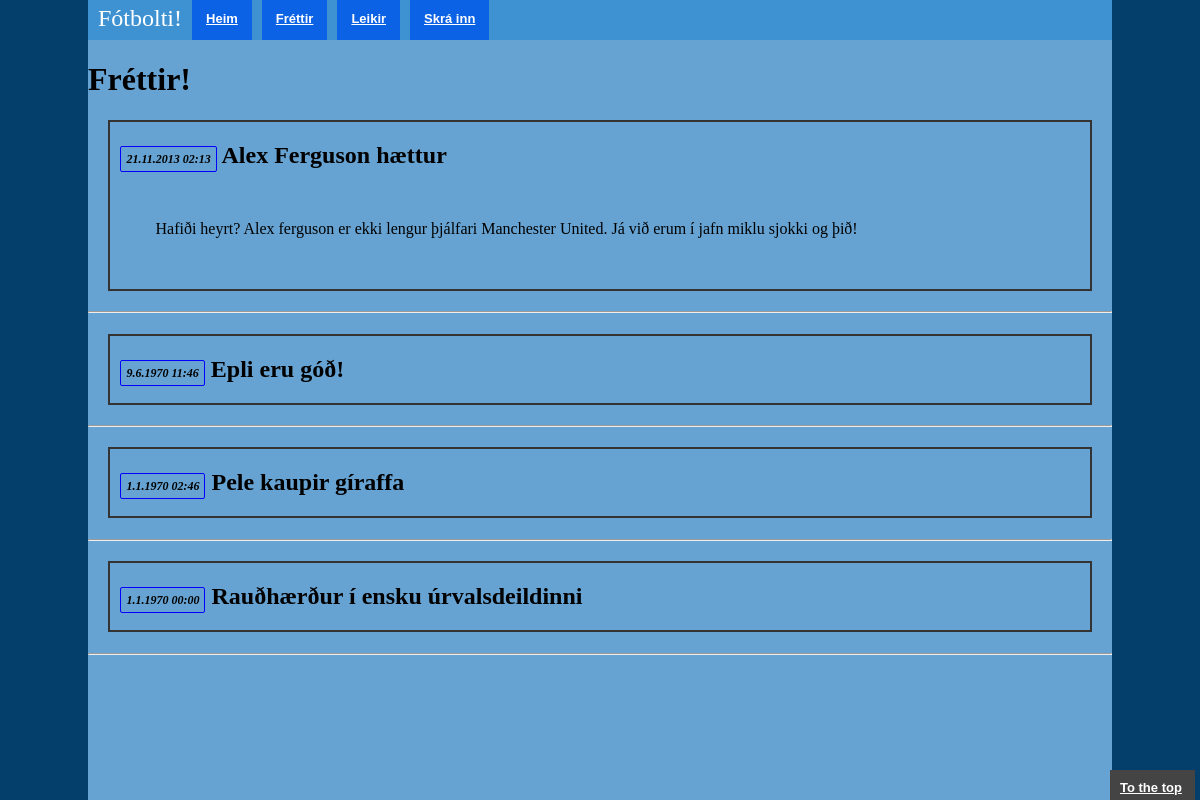
The app's page /?part=news&Id=3 with its own data.
### tables this page shows
CREATE TABLE NEWS

	( Id INT NOT NULL
	, Title VARCHAR(15) NOT NULL
	, Content VARCHAR(1000) NOT NULL
	, Time INT NOT NULL
	, PRIMARY KEY(Id)
);

### parts/news.php (the view, shortened to what this page needs)
<h1>Fréttir!</h1>
<?php
	$db = new PDO('sqlite:football.db');
	$results = $db->query('SELECT * FROM NEWS ORDER BY Time DESC');
	echo '<ul>';
	foreach($results as $data)
	{
		echo '<div class="newsmatch-container">';
		if( isset($_GET['Id']) && $data['Id'] == $_GET['Id'] ){
			echo '<li><h2><span class="date">'.date('j.n.Y H:i', $data['Time']).'</span> <a href="?part=news">'.$data['Title'].'</a></h2></li>';
			echo '<div class="newsmatch_content"><p>'.$data['Content'].'</p>';
			echo '<div class="fb-comments" data-href="http://notendur.hi.is/ibj9/verkefni/hiddenlol/pmou/index.php?part=news&Id='.$data['Id'].'" data-numposts="5"></div></div>';
		}
		else{
			echo '<li><h2><span class="date">'.date('j.n.Y H:i', $data['Time']).'</span> <a href="?part=news&Id='.$data['Id'].'">'.$data['Title'].'</a></h2></li>';
		}
		echo '</div>';
		echo "<hr>";
	}
	echo '</ul>';
?>

### sty.css (style rules this page uses)
html { width:100%; height:100%; }
body { width:100%; height:100%; padding:0; margin:0; background-color: #043E6B; color: #000; }
h2 a { color:white; }
.date { font-size: 0.5em; font-style: italic; border: 1px solid blue; border-radius: 2px; padding:5px; }
ul { list-style: none; padding:0px; }
li a { text-decoration: none; color: #000; }
.newsmatch-container { border:2px solid #333; margin: 2%; padding-left:10px; }
.newsmatch_content { margin:20px;padding:15px; }

### records on screen
news: Time "21.11.2013 02:13", Title "Alex Ferguson hættur", Content "Hafiði heyrt? Alex ferguson er ekki lengur þjálfari Manchester United. Já við erum í jafn miklu sjokki og þið!"
news: Time "9.6.1970 11:46", Title "Epli eru góð!"
news: Time "1.1.1970 02:46", Title "Pele kaupir gíraffa"
news: Time "1.1.1970 00:00", Title "Rauðhærður í ensku úrvalsdeildinni"
